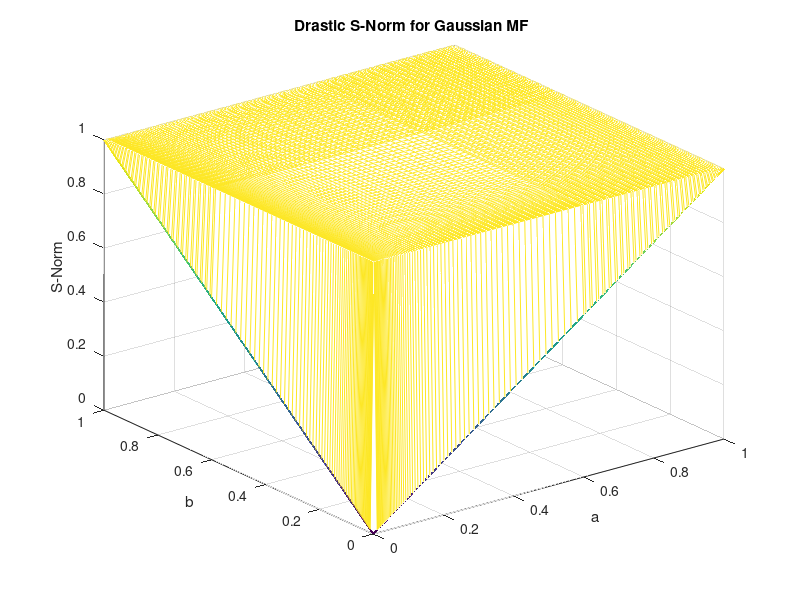

This figure's MATLAB source: (Note: this script raises an error after producing the figure.)
%  Shahab Sotudian--94125091
%  Drastic  S-Norm
clear
clc
z=[];
disp('*** Drastic S-Norm for Gaussian membership function ***')
disp('***Assumption: X belong to [0,100]  ***')
disp('Enter the parameter of first Gaussian membership function sigma and mean  ***')
sigma1=input('Enter the amount of  sigma ');
c1=input('Enter the amount of  mean ');
disp('Enter the parameter of second Gaussian membership function sigma and mean  ***')
sigma2=input('Enter the amount of  sigma ');
c2=input('Enter the amount of  mean ');

% 1st Gaussian membership function
x1=0:0.15:100;
y1 = exp(-(x1 - c1).^2/(2*sigma1^2));
% 2nd Gaussian membership function
x2=0:0.15:100;
y2 = exp(-(x2 - c2).^2/(2*sigma2^2));

ss=size(y1);
ss(2);
for e=1:ss(2)
if y1(e)<(exp(-((4*sigma1) - c1).^2/(2*sigma1^2)))
    y1(e)=0;
end
end
for e=1:ss(2)
if y2(e)<(exp(-((4*sigma2) - c2).^2/(2*sigma2^2)))
    y2(e)=0;
end
end


%  Drastic S-Norm
[Y1,Y2]=meshgrid(y1,y2);
[i,j]=size(Y1);
z = zeros(size(Y1));
for l=1:i
    for k=1:j
        if Y1(l,k)==0
           z(l,k)=Y2(l,k);
           
        elseif Y2(l,k)==0
           z(l,k)=Y1(l,k);
        else
      z(l,k)=1;
        end
  
    end
end


% plotting
mesh(Y1,Y2,z)
xlabel('a')
ylabel('b')
zlabel('S-Norm')
title('Drastic S-Norm for Gaussian MF ');
colormap parula

   
